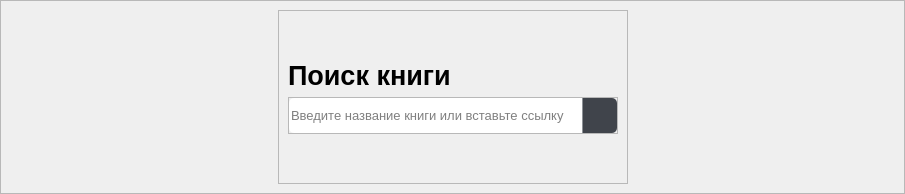
               <widget class="QWidget" name="addBookPage">
                <layout class="QHBoxLayout" name="horizontalLayout_14">
                 <property name="spacing">
                  <number>0</number>
                 </property>
                 <property name="leftMargin">
                  <number>0</number>
                 </property>
                 <property name="topMargin">
                  <number>0</number>
                 </property>
                 <property name="rightMargin">
                  <number>0</number>
                 </property>
                 <property name="bottomMargin">
                  <number>0</number>
                 </property>
                 <item>
                  <widget class="QFrame" name="addBookPageContent">
                   <property name="frameShape">
                    <enum>QFrame::StyledPanel</enum>
                   </property>
                   <property name="frameShadow">
                    <enum>QFrame::Raised</enum>
                   </property>
                   <layout class="QHBoxLayout" name="horizontalLayout_23">
                    <item>
                     <spacer name="horizontalSpacer_2">
                      <property name="orientation">
                       <enum>Qt::Horizontal</enum>
                      </property>
                      <property name="sizeType">
                       <enum>QSizePolicy::Preferred</enum>
                      </property>
                      <property name="sizeHint" stdset="0">
                       <size>
                        <width>268</width>
                        <height>20</height>
                       </size>
                      </property>
                     </spacer>
                    </item>
                    <item>
                     <widget class="QFrame" name="searchForm">
                      <property name="minimumSize">
                       <size>
                        <width>350</width>
                        <height>0</height>
                       </size>
                      </property>
                      <property name="frameShape">
                       <enum>QFrame::StyledPanel</enum>
                      </property>
                      <property name="frameShadow">
                       <enum>QFrame::Raised</enum>
                      </property>
                      <layout class="QVBoxLayout" name="verticalLayout_17">
                       <item>
                        <spacer name="verticalSpacer_4">
                         <property name="orientation">
                          <enum>Qt::Vertical</enum>
                         </property>
                         <property name="sizeHint" stdset="0">
                          <size>
                           <width>20</width>
                           <height>40</height>
                          </size>
                         </property>
                        </spacer>
                       </item>
                       <item>
                        <widget class="QLabel" name="label_4">
                         <property name="font">
                          <font>
                           <family>Arial</family>
                           <pointsize>20</pointsize>
                           <weight>75</weight>
                           <bold>true</bold>
                          </font>
                         </property>
                         <property name="text">
                          <string>Поиск книги</string>
                         </property>
                        </widget>
                       </item>
                       <item>
                        <widget class="QFrame" name="searchField_2">
                         <property name="styleSheet">
                          <string notr="true">QLineEdit {
	border-radius: 0px;
	border-top-left-radius: 5px;
	border-bottom-left-radius: 5px;
}
QPushButton {
	background-color: rgb(64, 68, 75);
	border-radius: 0px;
	border-top-right-radius: 5px;
	border-bottom-right-radius: 5px;
	border-left: 1px solid #8E9297;
	padding-left: 2px;
	padding-right: 2px;
}
QPushButton:hover {
	background-color: rgb(50, 53, 59);
}
QPushButton:pressed {
	margin-bottom: -1px;
}</string>
                         </property>
                         <property name="frameShape">
                          <enum>QFrame::StyledPanel</enum>
                         </property>
                         <property name="frameShadow">
                          <enum>QFrame::Raised</enum>
                         </property>
                         <layout class="QHBoxLayout" name="horizontalLayout_22">
                          <property name="spacing">
                           <number>0</number>
                          </property>
                          <property name="leftMargin">
                           <number>0</number>
                          </property>
                          <property name="topMargin">
                           <number>0</number>
                          </property>
                          <property name="rightMargin">
                           <number>0</number>
                          </property>
                          <property name="bottomMargin">
                           <number>0</number>
                          </property>
                          <item>
                           <widget class="QLineEdit" name="searchNewBookLineEdit">
                            <property name="minimumSize">
                             <size>
                              <width>0</width>
                              <height>35</height>
                             </size>
                            </property>
                            <property name="maximumSize">
                             <size>
                              <width>16777215</width>
                              <height>35</height>
                             </size>
                            </property>
                            <property name="font">
                             <font>
                              <family>Arial</family>
                              <pointsize>10</pointsize>
                             </font>
                            </property>
                            <property name="text">
                             <string/>
                            </property>
                            <property name="placeholderText">
                             <string>Введите название книги или вставьте ссылку</string>
                            </property>
                           </widget>
                          </item>
                          <item>
                           <widget class="QPushButton" name="searchNewBookBtn">
                            <property name="minimumSize">
                             <size>
                              <width>35</width>
                              <height>35</height>
                             </size>
                            </property>
                            <property name="maximumSize">
                             <size>
                              <width>35</width>
                              <height>35</height>
                             </size>
                            </property>
                            <property name="font">
                             <font>
                              <family>Arial</family>
                              <pointsize>13</pointsize>
                              <weight>75</weight>
                              <bold>true</bold>
                             </font>
                            </property>
                            <property name="text">
                             <string/>
                            </property>
                            <property name="icon">
                             <iconset resource="resources/icons.qrc">
                              <normaloff>:/menu/search.svg</normaloff>:/menu/search.svg</iconset>
                            </property>
                            <property name="iconSize">
                             <size>
                              <width>28</width>
                              <height>28</height>
                             </size>
                            </property>
                           </widget>
                          </item>
                         </layout>
                        </widget>
                       </item>
                       <item>
                        <spacer name="verticalSpacer_5">
                         <property name="orientation">
                          <enum>Qt::Vertical</enum>
                         </property>
                         <property name="sizeHint" stdset="0">
                          <size>
                           <width>20</width>
                           <height>40</height>
                          </size>
                         </property>
                        </spacer>
                       </item>
                      </layout>
                     </widget>
                    </item>
                    <item>
                     <spacer name="horizontalSpacer_3">
                      <property name="orientation">
                       <enum>Qt::Horizontal</enum>
                      </property>
                      <property name="sizeType">
                       <enum>QSizePolicy::Preferred</enum>
                      </property>
                      <property name="sizeHint" stdset="0">
                       <size>
                        <width>267</width>
                        <height>20</height>
                       </size>
                      </property>
                     </spacer>
                    </item>
                   </layout>
                  </widget>
                 </item>
                </layout>
               </widget>
